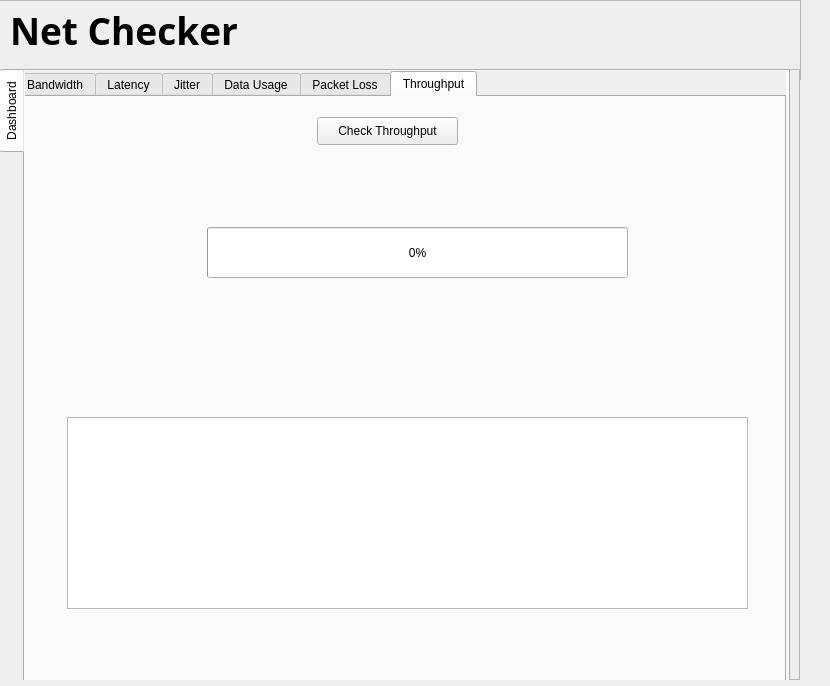
<?xml version="1.0" encoding="UTF-8"?>
<ui version="4.0">
 <class>MainWindow</class>
 <widget class="QMainWindow" name="MainWindow">
  <property name="windowModality">
   <enum>Qt::NonModal</enum>
  </property>
  <property name="geometry">
   <rect>
    <x>0</x>
    <y>0</y>
    <width>830</width>
    <height>686</height>
   </rect>
  </property>
  <property name="contextMenuPolicy">
   <enum>Qt::ActionsContextMenu</enum>
  </property>
  <property name="windowTitle">
   <string>NetPro</string>
  </property>
  <property name="documentMode">
   <bool>false</bool>
  </property>
  <property name="dockNestingEnabled">
   <bool>false</bool>
  </property>
  <property name="Maximized" stdset="0">
   <bool>true</bool>
  </property>
  <widget class="QWidget" name="centralwidget">
   <widget class="QFrame" name="topbar">
    <property name="geometry">
     <rect>
      <x>-10</x>
      <y>0</y>
      <width>811</width>
      <height>81</height>
     </rect>
    </property>
    <property name="autoFillBackground">
     <bool>true</bool>
    </property>
    <property name="frameShape">
     <enum>QFrame::StyledPanel</enum>
    </property>
    <property name="frameShadow">
     <enum>QFrame::Raised</enum>
    </property>
    <widget class="QLabel" name="label">
     <property name="geometry">
      <rect>
       <x>20</x>
       <y>10</y>
       <width>301</width>
       <height>41</height>
      </rect>
     </property>
     <property name="font">
      <font>
       <family>Quicksand</family>
       <pointsize>28</pointsize>
       <weight>75</weight>
       <bold>true</bold>
      </font>
     </property>
     <property name="text">
      <string>Net Checker</string>
     </property>
    </widget>
    <widget class="QWidget" name="widget" native="true">
     <property name="geometry">
      <rect>
       <x>670</x>
       <y>0</y>
       <width>131</width>
       <height>51</height>
      </rect>
     </property>
     <property name="cursor">
      <cursorShape>PointingHandCursor</cursorShape>
     </property>
     <property name="focusPolicy">
      <enum>Qt::ClickFocus</enum>
     </property>
     <property name="contextMenuPolicy">
      <enum>Qt::DefaultContextMenu</enum>
     </property>
     <property name="autoFillBackground">
      <bool>false</bool>
     </property>
     <property name="styleSheet">
      <string notr="true"/>
     </property>
    </widget>
   </widget>
   <widget class="QFrame" name="body">
    <property name="geometry">
     <rect>
      <x>-1</x>
      <y>69</y>
      <width>801</width>
      <height>611</height>
     </rect>
    </property>
    <property name="autoFillBackground">
     <bool>true</bool>
    </property>
    <property name="frameShape">
     <enum>QFrame::StyledPanel</enum>
    </property>
    <property name="frameShadow">
     <enum>QFrame::Raised</enum>
    </property>
    <widget class="QTabWidget" name="tabWidget">
     <property name="geometry">
      <rect>
       <x>0</x>
       <y>0</y>
       <width>791</width>
       <height>651</height>
      </rect>
     </property>
     <property name="autoFillBackground">
      <bool>true</bool>
     </property>
     <property name="tabPosition">
      <enum>QTabWidget::West</enum>
     </property>
     <property name="tabShape">
      <enum>QTabWidget::Rounded</enum>
     </property>
     <property name="currentIndex">
      <number>0</number>
     </property>
     <property name="elideMode">
      <enum>Qt::ElideNone</enum>
     </property>
     <property name="tabsClosable">
      <bool>false</bool>
     </property>
     <property name="movable">
      <bool>false</bool>
     </property>
     <property name="tabBarAutoHide">
      <bool>false</bool>
     </property>
     <widget class="QWidget" name="tab1">
      <attribute name="title">
       <string>Dashboard</string>
      </attribute>
      <widget class="QTabWidget" name="tabWidget_2">
       <property name="geometry">
        <rect>
         <x>-10</x>
         <y>0</y>
         <width>771</width>
         <height>621</height>
        </rect>
       </property>
       <property name="whatsThis">
        <string>&lt;html&gt;&lt;head/&gt;&lt;body&gt;&lt;p&gt;Jitter&lt;/p&gt;&lt;p&gt;&lt;br/&gt;&lt;/p&gt;&lt;/body&gt;&lt;/html&gt;</string>
       </property>
       <property name="autoFillBackground">
        <bool>true</bool>
       </property>
       <property name="currentIndex">
        <number>5</number>
       </property>
       <widget class="QWidget" name="dash_tab1">
        <property name="autoFillBackground">
         <bool>true</bool>
        </property>
        <attribute name="title">
         <string>Bandwidth</string>
        </attribute>
        <widget class="QGraphicsView" name="graphicsView">
         <property name="geometry">
          <rect>
           <x>0</x>
           <y>0</y>
           <width>761</width>
           <height>441</height>
          </rect>
         </property>
        </widget>
       </widget>
       <widget class="QWidget" name="dash_tab2">
        <property name="autoFillBackground">
         <bool>true</bool>
        </property>
        <attribute name="title">
         <string>Latency</string>
        </attribute>
        <widget class="QPushButton" name="pushButton">
         <property name="geometry">
          <rect>
           <x>320</x>
           <y>10</y>
           <width>93</width>
           <height>28</height>
          </rect>
         </property>
         <property name="text">
          <string>Check latency</string>
         </property>
        </widget>
        <widget class="QTextBrowser" name="textBrowser_2">
         <property name="geometry">
          <rect>
           <x>40</x>
           <y>310</y>
           <width>701</width>
           <height>251</height>
          </rect>
         </property>
        </widget>
        <widget class="QGraphicsView" name="graphicsView_2">
         <property name="geometry">
          <rect>
           <x>40</x>
           <y>70</y>
           <width>701</width>
           <height>192</height>
          </rect>
         </property>
        </widget>
       </widget>
       <widget class="QWidget" name="dash_tab3">
        <attribute name="title">
         <string>Jitter</string>
        </attribute>
        <widget class="QPushButton" name="pushButton_5">
         <property name="geometry">
          <rect>
           <x>330</x>
           <y>10</y>
           <width>121</width>
           <height>28</height>
          </rect>
         </property>
         <property name="text">
          <string>Check Jitter</string>
         </property>
        </widget>
        <widget class="QGraphicsView" name="graphicsView_6">
         <property name="geometry">
          <rect>
           <x>70</x>
           <y>90</y>
           <width>641</width>
           <height>192</height>
          </rect>
         </property>
        </widget>
        <widget class="QTextBrowser" name="textBrowser_3">
         <property name="geometry">
          <rect>
           <x>70</x>
           <y>340</y>
           <width>641</width>
           <height>192</height>
          </rect>
         </property>
        </widget>
       </widget>
       <widget class="QWidget" name="tab">
        <attribute name="title">
         <string>Data Usage</string>
        </attribute>
        <widget class="QPushButton" name="pushButton_2">
         <property name="geometry">
          <rect>
           <x>310</x>
           <y>20</y>
           <width>121</width>
           <height>28</height>
          </rect>
         </property>
         <property name="text">
          <string>Check Data Usage</string>
         </property>
        </widget>
        <widget class="QTextBrowser" name="textBrowser_4">
         <property name="geometry">
          <rect>
           <x>70</x>
           <y>310</y>
           <width>641</width>
           <height>192</height>
          </rect>
         </property>
        </widget>
        <widget class="QProgressBar" name="progressBar_2">
         <property name="geometry">
          <rect>
           <x>140</x>
           <y>120</y>
           <width>501</width>
           <height>71</height>
          </rect>
         </property>
         <property name="value">
          <number>0</number>
         </property>
        </widget>
       </widget>
       <widget class="QWidget" name="tab_2">
        <attribute name="title">
         <string>Packet Loss</string>
        </attribute>
        <widget class="QPushButton" name="pushButton_3">
         <property name="geometry">
          <rect>
           <x>300</x>
           <y>20</y>
           <width>141</width>
           <height>28</height>
          </rect>
         </property>
         <property name="text">
          <string>Check Packet Loss</string>
         </property>
        </widget>
        <widget class="QGraphicsView" name="graphicsView_4">
         <property name="geometry">
          <rect>
           <x>70</x>
           <y>50</y>
           <width>641</width>
           <height>151</height>
          </rect>
         </property>
        </widget>
        <widget class="QTextBrowser" name="textBrowser_5">
         <property name="geometry">
          <rect>
           <x>80</x>
           <y>330</y>
           <width>631</width>
           <height>192</height>
          </rect>
         </property>
        </widget>
       </widget>
       <widget class="QWidget" name="tab_3">
        <attribute name="title">
         <string>Throughput</string>
        </attribute>
        <widget class="QPushButton" name="pushButton_4">
         <property name="geometry">
          <rect>
           <x>300</x>
           <y>20</y>
           <width>141</width>
           <height>28</height>
          </rect>
         </property>
         <property name="text">
          <string>Check Throughput</string>
         </property>
        </widget>
        <widget class="QProgressBar" name="progressBar_3">
         <property name="geometry">
          <rect>
           <x>190</x>
           <y>130</y>
           <width>421</width>
           <height>51</height>
          </rect>
         </property>
         <property name="value">
          <number>0</number>
         </property>
        </widget>
        <widget class="QTextBrowser" name="textBrowser_6">
         <property name="geometry">
          <rect>
           <x>50</x>
           <y>320</y>
           <width>681</width>
           <height>192</height>
          </rect>
         </property>
        </widget>
       </widget>
      </widget>
     </widget>
    </widget>
   </widget>
  </widget>
 </widget>
 <resources/>
 <connections/>
</ui>
